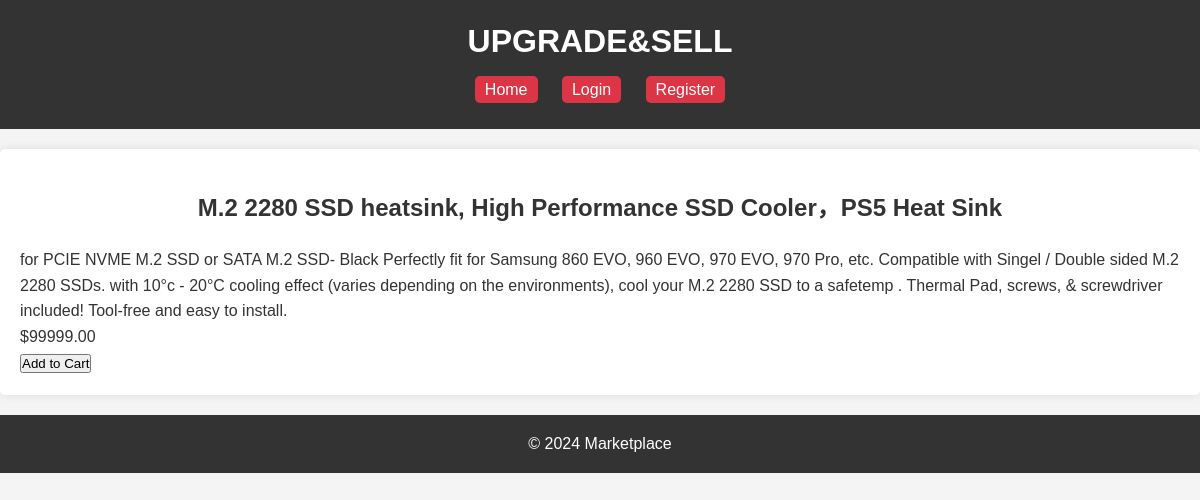
The app's page /Product.php?id=22 with its own data.
### tables this page shows
CREATE TABLE `products` (
  `id` int(11) NOT NULL,
  `name` varchar(100) NOT NULL,
  `description` text NOT NULL,
  `price` decimal(10,2) NOT NULL,
  `category_id` int(11) NOT NULL,
  `created_at` timestamp NOT NULL DEFAULT current_timestamp(),
  `user_id` int(11) NOT NULL,
  `image` longblob NOT NULL,
  `stock` int(11) NOT NULL DEFAULT 0
);

### Product.php (the view, shortened to what this page needs)
<?php
include 'Includes_Header.php';
include 'Databaseconf.php';
?>
<main>
    <?php
    $id = $_GET['id'];
    $stmt = $pdo->prepare('SELECT * FROM products WHERE id = ?');
    $stmt->execute([$id]);
    $product = $stmt->fetch();
    if ($product) {
        echo '<h2>' . htmlspecialchars($product['name']) . '</h2>';
        echo '<p>' . htmlspecialchars($product['description']) . '</p>';
        echo '<p>$' . htmlspecialchars($product['price']) . '</p>';
        echo '<button>Add to Cart</button>';
    } else {
        echo '<p>Product not found.</p>';
    }
    ?>
</main>
<?php include 'Includes_Footer.php'; ?>

### CSS.css (style rules this page uses)
body { font-family: Arial, sans-serif; margin: 0; padding: 0; background-color: #f4f4f4; }
main { padding: 20px; max-width: 1200px; margin: 20px auto; background-color: white; box-shadow: 0 0 10px rgba(0,0,0,0.1); }
h2, h3 { color: #333; }
* { margin: 0; padding: 0; box-sizing: border-box; }
body { font-family: Arial, sans-serif; background-color: #f4f4f4; color: #333; line-height: 1.6; }
h2 { text-align: center; margin: 20px 0; }
main { max-width: 1400px; margin: 20px auto; padding: 20px; background: white; box-shadow: 0 0 10px rgba(0, 0, 0, 0.1); border-radius: 5px; }

### records on screen
products: name "M.2 2280 SSD heatsink, High Performance SSD Cooler，PS5 Heat Sink", description "for PCIE NVME M.2 SSD or SATA M.2 SSD- Black Perfectly fit for Samsung 860 EVO, 960 EVO, 970 EVO, 970 Pro, etc. Compatible with Singel / Double sided M.2 2280 SSDs. with 10°c - 20°C cooling effect (varies depending on the environments), cool your M.2 2280 SSD to a safetemp . Thermal Pad, screws, & screwdriver included! Tool-free and easy to install.", price "99999.00"
